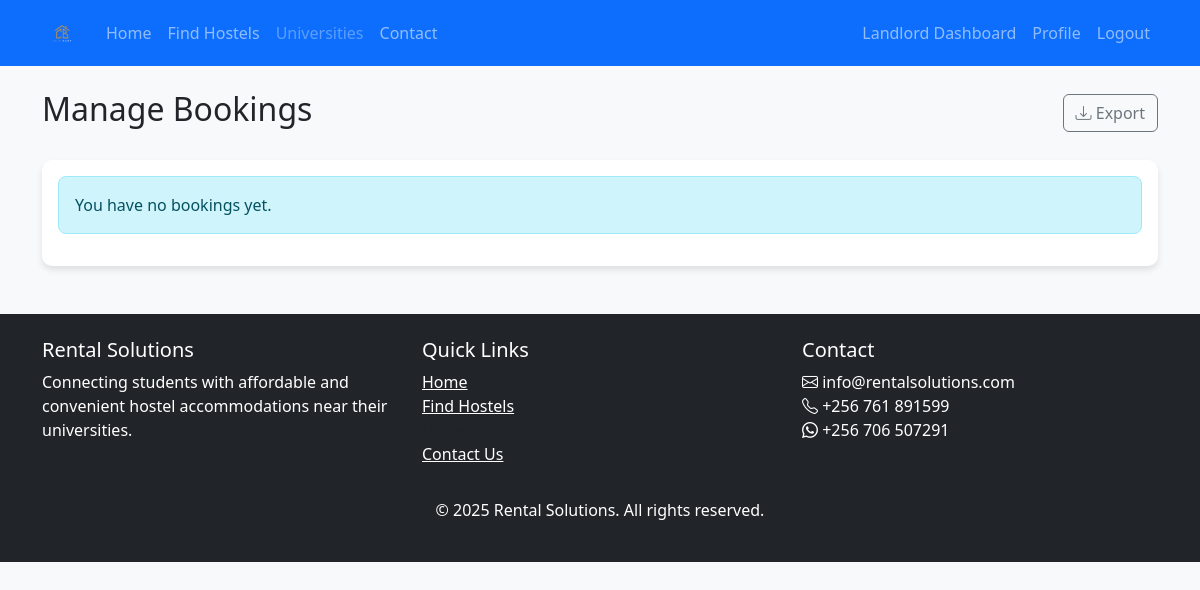
Page /l_bookings.php (signed in) on the earlier database version.
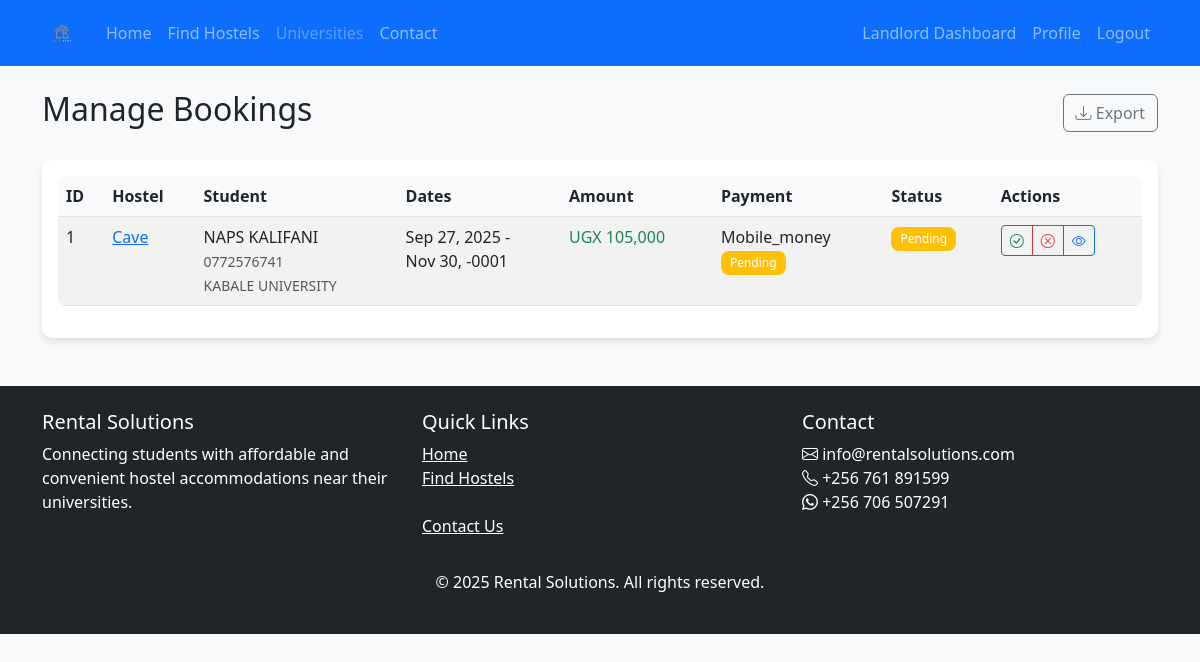
Same page on the later database version.
### tables this page shows
CREATE TABLE `bookings` (
  `booking_id` int(11) NOT NULL,
  `student_id` int(11) NOT NULL,
  `hostel_id` int(11) NOT NULL,
  `landlord_id` int(11) NOT NULL,
  `start_date` date NOT NULL,
  `end_date` date NOT NULL,
  `total_amount` decimal(10,2) NOT NULL,
  `platform_fee` decimal(10,2) NOT NULL,
  `status` enum('pending','confirmed','cancelled','completed') DEFAULT 'pending',
  `payment_method` enum('mobile_money','credit_card','bank_transfer') NOT NULL,
  `payment_status` enum('pending','paid','failed','refunded') DEFAULT 'pending',
  `transaction_id` varchar(100) DEFAULT NULL,
  `created_at` timestamp NOT NULL DEFAULT current_timestamp(),
  `updated_at` timestamp NOT NULL DEFAULT current_timestamp() ON UPDATE current_timestamp()
);

CREATE TABLE `hostels` (
  `hostel_id` int(11) NOT NULL,
  `landlord_id` int(11) NOT NULL,
  `name` varchar(100) NOT NULL,
  `description` text DEFAULT NULL,
  `address` text NOT NULL,
  `latitude` decimal(10,8) NOT NULL,
  `longitude` decimal(11,8) NOT NULL,
  `price_per_month` decimal(10,2) NOT NULL,
  `rooms_available` int(11) NOT NULL,
  `university_id` int(11) NOT NULL,
  `distance_to_university` decimal(5,2) DEFAULT NULL,
  `amenities` text DEFAULT NULL,
  `rules` text DEFAULT NULL,
  `created_at` timestamp NOT NULL DEFAULT current_timestamp(),
  `updated_at` timestamp NOT NULL DEFAULT current_timestamp() ON UPDATE current_timestamp()
);

CREATE TABLE `users` (
  `user_id` int(11) NOT NULL,
  `username` varchar(50) NOT NULL,
  `email` varchar(100) NOT NULL,
  `password` varchar(255) NOT NULL,
  `user_type` enum('student','landlord','admin') NOT NULL,
  `full_name` varchar(100) NOT NULL,
  `phone` varchar(20) NOT NULL,
  `university` varchar(100) DEFAULT NULL,
  `profile_pic` varchar(255) DEFAULT NULL,
  `verified` tinyint(1) DEFAULT 0,
  `created_at` timestamp NOT NULL DEFAULT current_timestamp(),
  `updated_at` timestamp NOT NULL DEFAULT current_timestamp() ON UPDATE current_timestamp(),
  `must_reset_password` tinyint(1) NOT NULL DEFAULT 0
);

### l_bookings.php (the view, shortened to what the changed rows need)
<?php
require_once __DIR__ . '/functions.php';
require_once __DIR__ . '/header.php';
$query = "SELECT b.*, h.name AS hostel_name, u.full_name AS student_name,
                 u.phone AS student_phone, u.university AS student_university
          FROM bookings b
          JOIN hostels h ON b.hostel_id = h.hostel_id
          JOIN users u ON b.student_id = u.user_id
          WHERE b.landlord_id = ?
          ORDER BY b.created_at DESC";
$stmt = $conn->prepare($query);
$stmt->bind_param("i", $_SESSION['user_id']);
$stmt->execute();
$bookings = $stmt->get_result()->fetch_all(MYSQLI_ASSOC);
?>
<div class="d-flex justify-content-between align-items-center mb-4">
    <h2>Manage Bookings</h2>
</div>
<div class="card">
    <div class="card-body">
        <?php if (empty($bookings)): ?>
            <div class="alert alert-info">
                You have no bookings yet.
            </div>
        <?php else: ?>
            <div class="table-responsive">
                <table class="table table-striped table-hover">
                    <thead>
                        <tr>
                            <th>ID</th>
                            <th>Hostel</th>
                            <th>Student</th>
                            <th>Dates</th>
                            <th>Amount</th>
                            <th>Payment</th>
                            <th>Status</th>
                            <th>Actions</th>
                        </tr>
                    </thead>
                    <tbody>
                        <?php foreach ($bookings as $booking): ?>
                            <tr>
                                <td><?php echo $booking['booking_id']; ?></td>
                                <td>
                                    <a href="hostel-details.php?id=<?php echo $booking['hostel_id']; ?>" target="_blank">
                                        <?php echo htmlspecialchars($booking['hostel_name']); ?>
                                    </a>
                                </td>
                                <td>
                                    <?php echo htmlspecialchars($booking['student_name']); ?><br>
                                    <small class="text-muted">
                                        <?php echo htmlspecialchars($booking['student_phone']); ?><br>
                                        <?php echo htmlspecialchars($booking['student_university']); ?>
                                    </small>
                                </td>
                                <td>
                                    <?php echo date('M j, Y', strtotime($booking['start_date'])); ?> -<br>
                                    <?php echo date('M j, Y', strtotime($booking['end_date'])); ?>
                                </td>
                                <td class="text-success">UGX <?php echo number_format($booking['total_amount']); ?></td>
                                <td>
                                    <?php echo ucfirst($booking['payment_method']); ?><br>
                                    <span class="badge bg-<?php
                                        echo $booking['payment_status'] === 'paid' ? 'success' :
                                             ($booking['payment_status'] === 'pending' ? 'warning' : 'danger');
                                    ?>">
                                        <?php echo ucfirst($booking['payment_status']); ?>
                                    </span>
                                </td>
                                <td>
                                    <span class="badge bg-<?php
                                        echo $booking['status'] === 'confirmed' ? 'success' :
                                             ($booking['status'] === 'pending' ? 'warning' : 'danger');
                                    ?>">
                                        <?php echo ucfirst($booking['status']); ?>
                                    </span>
                                </td>
                                <td>
                                    <div class="btn-group btn-group-sm">
                                        <?php if ($booking['status'] === 'pending'): ?>
                                            <a href="l_bookings.php?action=confirm&id=<?php echo $booking['booking_id']; ?>"
                                               class="btn btn-outline-success" title="Confirm">
                                                <i class="bi bi-check-circle"></i>
                                            </a>
                                            <a href="l_bookings.php?action=cancel&id=<?php echo $booking['booking_id']; ?>"
                                               class="btn btn-outline-danger"
                                               onclick="return confirm('Are you sure you want to cancel this booking?');"
                                               title="Cancel">
                                                <i class="bi bi-x-circle"></i>
                                            </a>
                                        <?php endif; ?>
                                        <a href="booking-details.php?id=<?php echo $booking['booking_id']; ?>"
                                           class="btn btn-outline-primary" title="View">
                                            <i class="bi bi-eye"></i>
                                        </a>
                                    </div>
                                </td>
                            </tr>
                        <?php endforeach; ?>
                    </tbody>
                </table>
            </div>
        <?php endif; ?>
    </div>
</div>
<?php require_once __DIR__ . '/footer.php'; ?>

Differences in the rows shown:
added bookings: booking_id "1", hostel.name "Cave", student.full_name "NAPS KALIFANI", student.phone "0772576741", student.university "KABALE UNIVERSITY", start_date "Sep 27, 2025", end_date "Nov 30, -0001", total_amount "105,000", payment_method "Mobile_money", payment_status "Pending", status "Pending"
Other differences:
text no longer shown: "You have no bookings yet."
text now shown: "ID Hostel Student Dates Amount Payment Status Actions"
